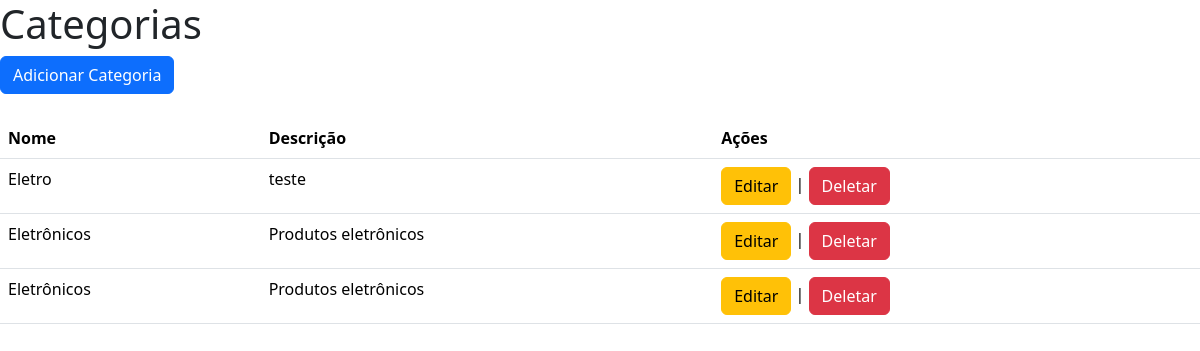
The app's page /categoria/ with its own data.
### estoque/models.py (models this page shows, shortened)
class Categoria(models.Model):
    id_categoria = models.AutoField(primary_key=True)
    nome = models.CharField(max_length=250)
    descricao = models.CharField(max_length=255)

### estoque/views.py (the view)
# urls.py: path('categoria/', views.listar_categorias, name='listar_categorias'),
def listar_categorias(request):
    categorias = Categoria.objects.all()
    return render(request, 'categoria/listar_categorias.html', {'categorias': categorias})

### estoque/templates/categoria/listar_categorias.html (shortened to what this page needs)
<!DOCTYPE html>
<html lang="pt-br">
<head>
  <link href="https://cdn.jsdelivr.net/npm/bootstrap@5.3.3/dist/css/bootstrap.min.css" rel="stylesheet"
>
</head>
<body>
  <h1>Categorias</h1>
  <a href="{% url 'adicionar_categoria' %}" class="btn btn-primary">Adicionar Categoria</a><br><br>
  <table class="table">
    <thead>
      <tr>
        <th>Nome</th>
        <th>Descrição</th>
        <th>Ações</th>
      </tr>
    </thead>
    <tbody>
      {% for categoria in categorias %}
      <tr>
        <td>{{ categoria.nome }}</td>
        <td>{{ categoria.descricao }}</td>
        <td>
          <a href="{% url 'editar_categoria' categoria.id_categoria %}" class="btn btn-warning">Editar</a> |
<a href="{% url 'deletar_categoria' categoria.id_categoria %}" class="btn btn-danger">Deletar</a>
        </td>
      </tr>
      {% endfor %}
    </tbody>
  </table>
</body>
</html>

### records on screen
Categoria: nome "Eletro", descricao "teste"
Categoria: nome "Eletrônicos", descricao "Produtos eletrônicos"
Categoria: nome "Eletrônicos", descricao "Produtos eletrônicos"
